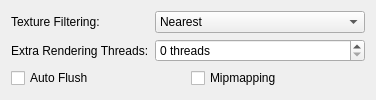
     <widget class="QWidget" name="softwareRenderingTab">
      <attribute name="title">
       <string>Rendering</string>
      </attribute>
      <layout class="QFormLayout" name="formLayout_9">
       <item row="0" column="0">
        <widget class="QLabel" name="label_37">
         <property name="text">
          <string>Texture Filtering:</string>
         </property>
        </widget>
       </item>
       <item row="0" column="1">
        <widget class="NoScrollQComboBox" name="swTextureFiltering">
         <property name="enabled">
          <bool>true</bool>
         </property>
         <property name="sizePolicy">
          <sizepolicy hsizetype="Expanding" vsizetype="Fixed">
           <horstretch>0</horstretch>
           <verstretch>0</verstretch>
          </sizepolicy>
         </property>
         <property name="layoutDirection">
          <enum>Qt::LeftToRight</enum>
         </property>
         <item>
          <property name="text">
           <string>Nearest</string>
          </property>
         </item>
         <item>
          <property name="text">
           <string>Bilinear (Forced)</string>
          </property>
         </item>
         <item>
          <property name="text">
           <string>Bilinear (PS2)</string>
          </property>
         </item>
         <item>
          <property name="text">
           <string>Bilinear (Forced excluding sprite)</string>
          </property>
         </item>
        </widget>
       </item>
       <item row="1" column="0">
        <widget class="QLabel" name="label_9">
         <property name="text">
          <string>Extra Rendering Threads:</string>
         </property>
        </widget>
       </item>
       <item row="1" column="1">
        <widget class="NoScrollQSpinBox" name="extraSWThreads">
         <property name="suffix">
          <string> threads</string>
         </property>
        </widget>
       </item>
       <item row="2" column="0" colspan="2">
        <layout class="QGridLayout" name="gridLayout_2">
         <item row="0" column="1">
          <widget class="QCheckBox" name="swMipmap">
           <property name="text">
            <string>Mipmapping</string>
           </property>
          </widget>
         </item>
         <item row="0" column="0">
          <widget class="QCheckBox" name="swAutoFlush">
           <property name="text">
            <string>Auto Flush</string>
           </property>
          </widget>
         </item>
        </layout>
       </item>
      </layout>
     </widget>
